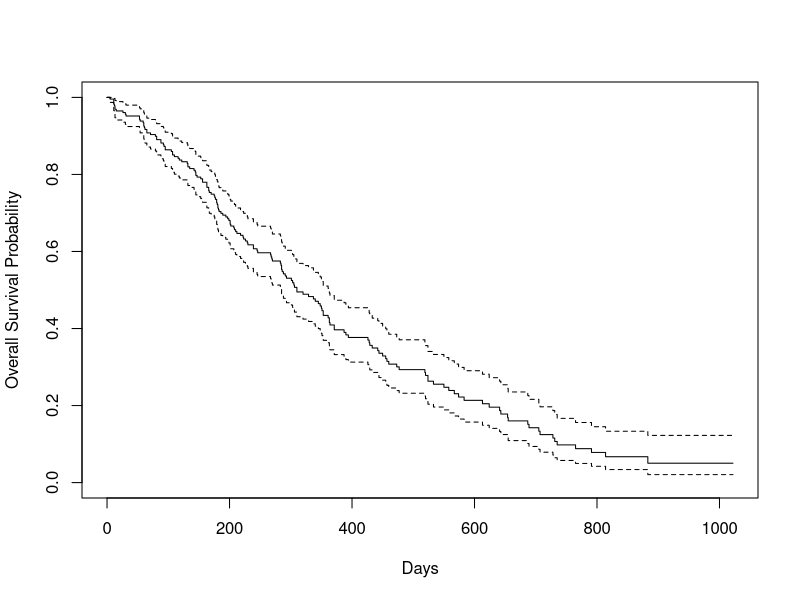
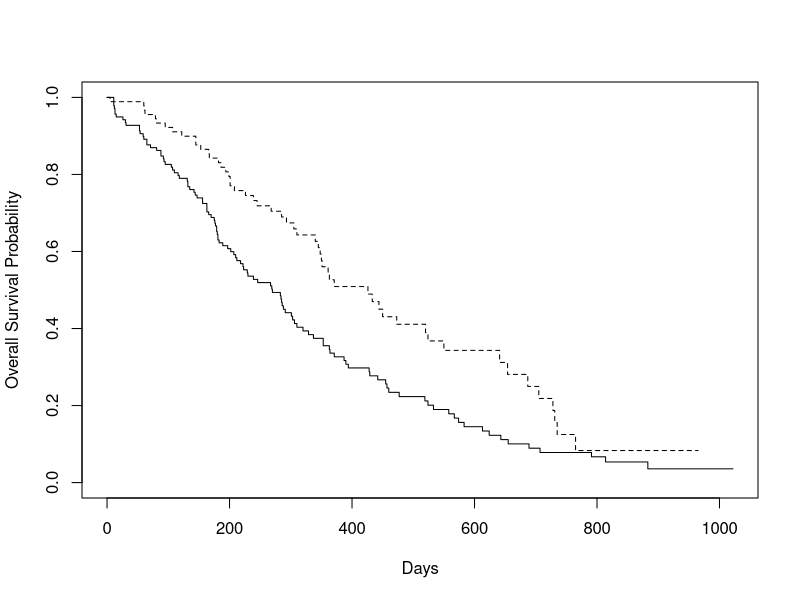
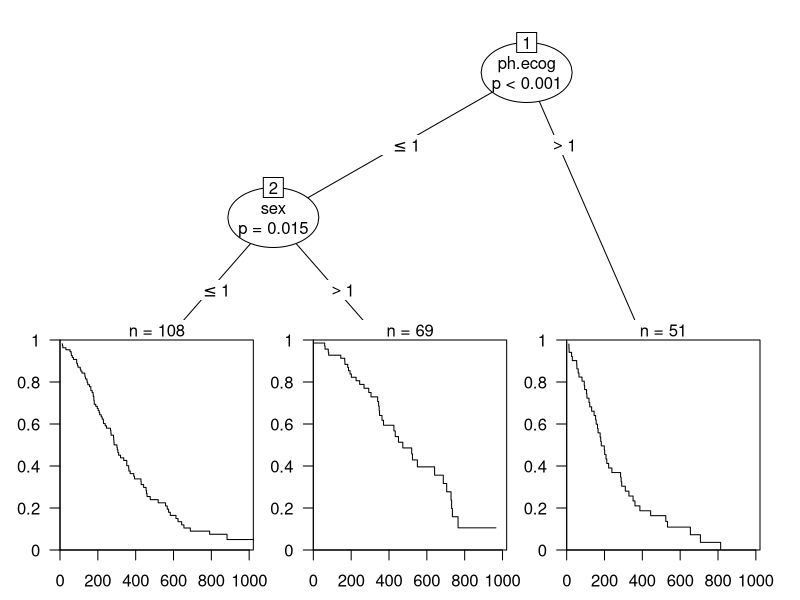
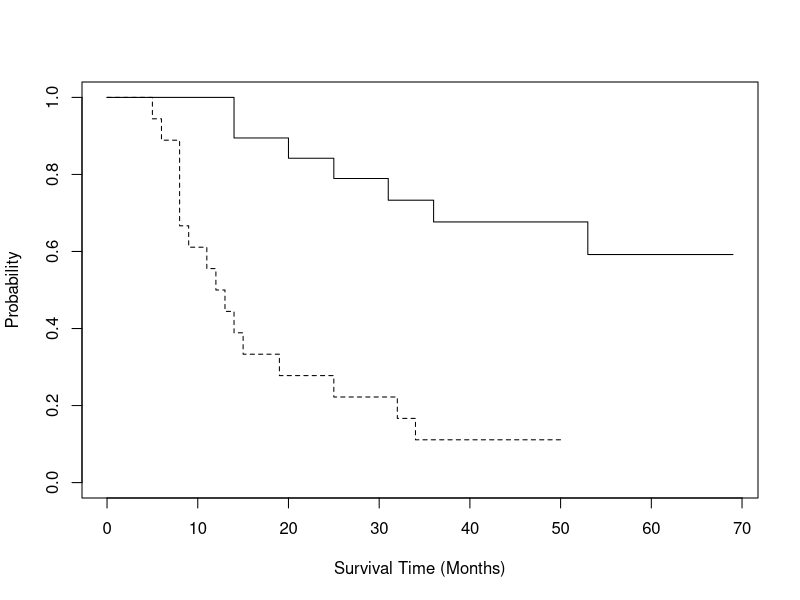
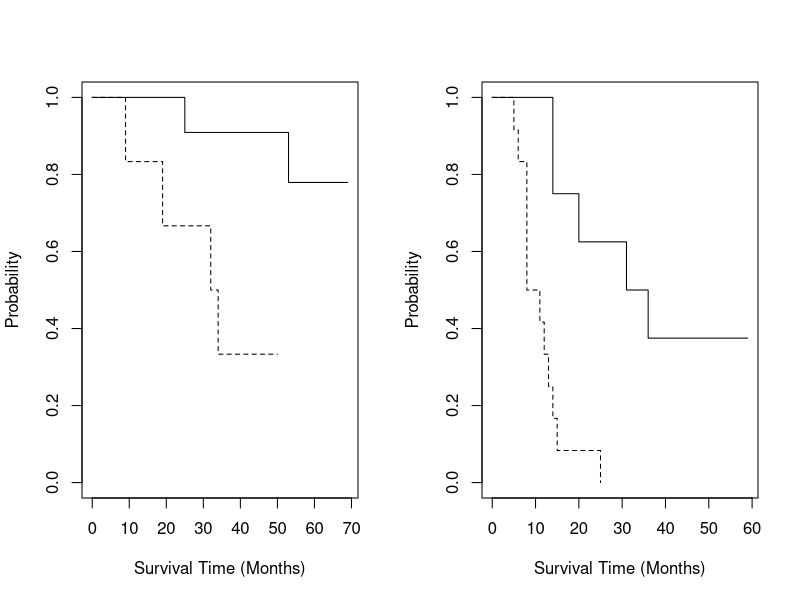

R code for these plots, in order:
## This program shows in class examples for BIFX 503 Survival Analysis

setwd("~/Hood/BIFX 503 2021")

library(HSAUR3)
library(coin)
library(dplyr)
library(survival)

###########################################################################################################################################
## Lung cancer data
###########################################################################################################################################

?lung

# Kaplan-Meier survival plot
plot(survfit(Surv(time, status) ~ 1, data=lung), xlab="Days", ylab="Overall Survival Probability")

# Estimating median survival time
survfit(Surv(time, status) ~ 1, data=lung)

# Comparing survival curves
plot(survfit(Surv(time, status) ~ sex, data=lung), xlab="Days", ylab="Overall Survival Probability", lty=c(1,2))
survfit(Surv(time, status) ~ sex, data=lung)

survdiff(Surv(time, status) ~ sex, lung)
logrank_test(Surv(time, status) ~ factor(sex), lung)

# Cox PH regression
summary(coxph(Surv(time, status) ~ sex, data=lung))


# rpart tree based method
library(rpart)
library(partykit)

lung_ctree <- ctree(Surv(time, status) ~ ., data = lung)
lung_ctree
plot(lung_ctree, tp_args = list(id = FALSE))


###########################################################################################################################################
## Glioma treatment data
###########################################################################################################################################

?glioma
head(glioma)
summary(glioma)

survfit(Surv(time, event) ~ group, data=glioma)
# median survival time is 12.5 in control group
# can't be calculated in RIT group (exceeds 12.5)

plot(survfit(Surv(time, event) ~ group, data=glioma), ylab="Probability", xlab="Survival Time (Months)", lty=c(2,1))

summary(coxph(Surv(time, event) ~ group, data=glioma))
## the negative coefficient for the RIT group means that the risk of death is lower for this group
## RIT group >6x as likely to survive

summary(coxph(Surv(time, event) ~ group + age + sex + histology, data=glioma))
## RIT group >11x as likely to survive after adjusting for demographics & histology

coxg <- coxph(Surv(time, event) ~ group + age + sex + histology, data=glioma)
cox.zph(coxg)
# some evidence of time varying effects for sex

g3 <- filter(glioma, histology == "Grade3")
g4 <- filter(glioma, histology == "GBM")

par(mfrow=c(1,2))
plot(survfit(Surv(time, event) ~ group, data=g3), ylab="Probability", xlab="Survival Time (Months)", lty=c(2,1))
plot(survfit(Surv(time, event) ~ group, data=g4), ylab="Probability", xlab="Survival Time (Months)", lty=c(2,1))
par(mfrow=c(1,1))

# stratified Cox regression
logrank_test(Surv(time, event) ~ group | histology, data=glioma, distribution = approximate(B = 10000))
